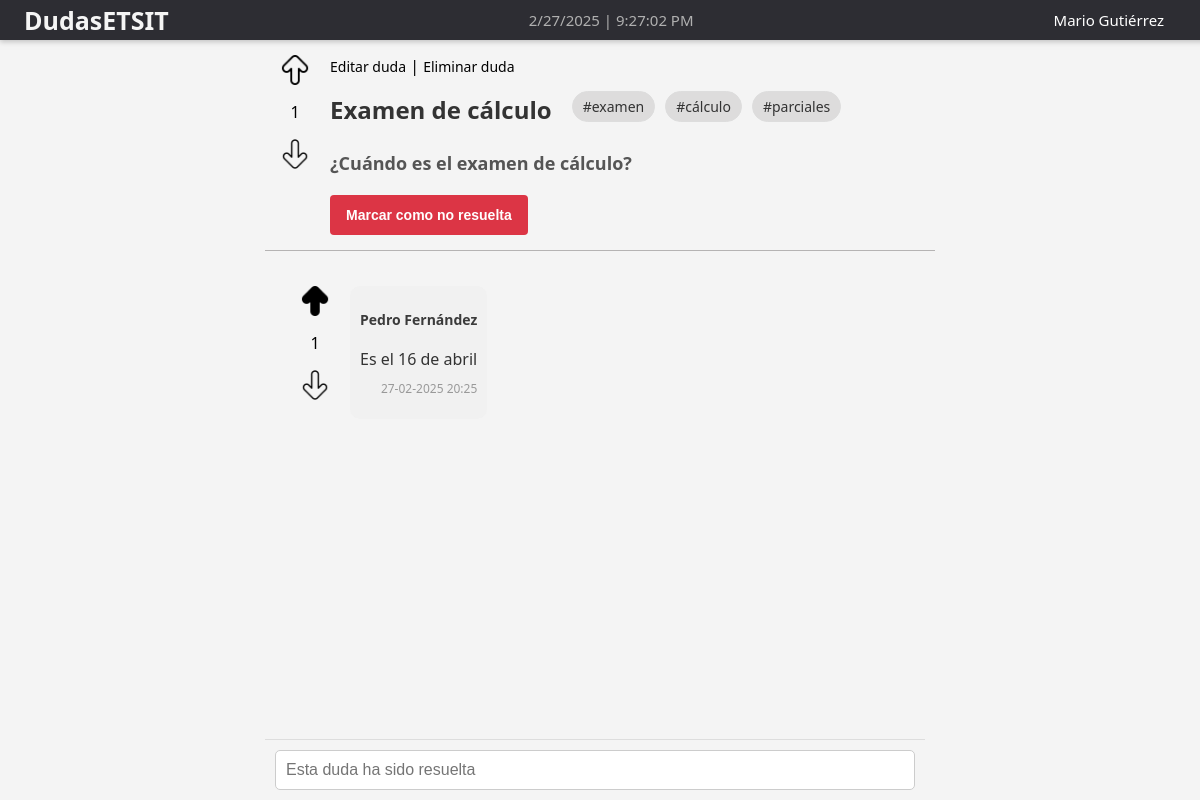
The app's page /1ºGISD/issue/1 (signed in) with its own data.
### app.py (models this page shows, shortened)
class User(UserMixin, db.Model):
    __tablename__ = 'user'
    id = db.Column(db.Integer, primary_key=True)
    username = db.Column(db.String(150), unique=True, nullable=False)
    password = db.Column(db.LargeBinary, nullable=False)
    email = db.Column(db.String(150), unique=True, nullable=False)
    messages = db.relationship('Message', backref=db.backref('user', lazy=True))
    group_id = db.Column(db.Integer, db.ForeignKey('group.id'), nullable=False)
    issues = db.relationship('Issue', backref=db.backref('user', lazy=True))

class Issue(db.Model):
    __tablename__ = 'issue'
    id = db.Column(db.Integer, primary_key=True)
    title = db.Column(db.String(150), nullable=False)
    description = db.Column(db.String(500))
    created_at = db.Column(db.DateTime, default=datetime.now())
    modified_at = db.Column(db.DateTime, default=datetime.now())
    resolved = db.Column(db.Boolean, default=False)
    user_id = db.Column(db.Integer, db.ForeignKey('user.id'), nullable=False)
    group_id = db.Column(db.Integer, db.ForeignKey('group.id'), nullable=False)
    votes = db.Column(db.Integer, default=0)
    voters = db.relationship('User', secondary='issue_votes', backref=db.backref('voted_issues', lazy=True))

class Tag(db.Model):
    __tablename__ = 'tag'
    id = db.Column(db.Integer, primary_key=True)
    name = db.Column(db.String(100), unique=True, nullable=False)
    issues = db.relationship('Issue', secondary='issue_tags', backref=db.backref('tags', lazy=True))

class Message(db.Model):
    __tablename__ = 'message'
    id = db.Column(db.Integer, primary_key=True)
    content = db.Column(db.String(500), nullable=False)
    votes = db.Column(db.Integer, default=0)
    created_at = db.Column(db.DateTime, default=datetime.now())
    user_id = db.Column(db.Integer, db.ForeignKey('user.id'), nullable=False)
    issue_id = db.Column(db.Integer, db.ForeignKey('issue.id', ondelete='CASCADE'), nullable=False)
    voters = db.relationship('User', secondary='message_votes', backref=db.backref('voted_messages', lazy=True))
    issue = db.relationship('Issue', backref=db.backref('message', lazy=True, cascade="all, delete-orphan"))

### app.py (the view, shortened to what this page needs)
@app.route('/<group>/issue/<id>', methods=['GET', 'POST'])
@login_required
def issue(group, id):
    issue = Issue.query.filter_by(id=id).first()
    user_issue_vote = IssueVotes.query.filter_by(user_id=current_user.id, issue_id=issue.id).first()
    if user_issue_vote:
        user_issue_vote = user_issue_vote.vote_type
    messages = Message.query.filter_by(issue_id=id).order_by(Message.created_at.asc()).options(joinedload(Message.user)).all()
    message_votes = {}
    for message in messages:
        upvotes = len([vote for vote in message.message_votes if vote.vote_type == 1])
        downvotes = len([vote for vote in message.message_votes if vote.vote_type == -1])
        total_votes = upvotes - downvotes
        message_votes[message.id] = total_votes
    sorted_messages = sorted(messages, key=lambda m: message_votes[m.id], reverse=True)
    user_votes = {}
    for message in sorted_messages:
        user_vote = MessageVotes.query.filter_by(user_id=current_user.id, message_id=message.id).first()
        if user_vote:
            user_votes[message.id] = user_vote.vote_type
        else:
            user_votes[message.id] = 0
    return render_template('issue.html', group=group, issue=issue, messages=sorted_messages, message_votes=message_votes, user_votes=user_votes, user_issue_vote=user_issue_vote)

### app.py (called while the page is built)
@login_manager.user_loader
def load_user(user_id):
    return User.query.get(int(user_id))

### templates/issue.html (shortened to what this page needs)
<!DOCTYPE html>
<html>
<head>
</head>
<body>
    <div class="top-bar">
        <h3 onclick="window.location.href='{{ url_for('home', group=group) }}'" class="title">DudasETSIT</h3>
        <div class="date-time" id="date-time"></div>
        <div class="user-info">
            <span id="username">{{ current_user.username }}</span>
        </div>
    </div>
    <div class="content-container">
        <div class="issue_and_answers">
            <div class="rating-and-issue">
                <div id="rating">
                    <img
                        {% if user_issue_vote == 1 %}
                            src="{{ url_for('static', filename='arrow-up-voted.png') }}"
                        {% else  %}
                            src="{{ url_for('static', filename='arrow-up.png') }}"
                        {% endif %}
                        onclick="location.href='{{ url_for('voteup_issue', group=group, issueid=issue.id) }}'"
                    >
                    <p id="votes-{{ issue.id }}">{{ issue.votes }}</p>
                    <img
                        {% if user_issue_vote == -1 %}
                            src="{{ url_for('static', filename='arrow-down-voted.png') }}"
                        {% else %}
                            src="{{ url_for('static', filename='arrow-down.png') }}"
                        {% endif %}
                        onclick="location.href='{{ url_for('votedown_issue', group=group, issueid=issue.id) }}'"
                    >
                </div>
                <div class="issue-container">
                    {% if current_user.id == issue.user_id %}
                        <span class="link" onclick="editIssue()">Editar duda</span> |
                        <span class="link" onclick="deleteIssue()">Eliminar duda</span>
                    {% endif %}
                    <div class="issue-header">
                        <h1 onclick="joinRoom(this)" data-room="{{ issue.id }}">{{ issue.title }}</h1>
                        <div class="tags-container">
                            {% for tag in issue.tags %}
                                <span class="tag">#{{ tag.name }}</span>
                            {% endfor %}
                        </div>
                    </div>
                    <h2 id="description">{{ issue.description|safe }}</h2>
                    {% if issue.user_id == current_user.id %}
                        {% if issue.resolved == False %}
                            <button onclick="checkIssue()">Marcar como resuelta</button>
                        {% elif issue.resolved == True %}
                            <button onclick="uncheckIssue()">Marcar como no resuelta</button>
                        {% endif %}
                    {% endif %}
                </div>
            </div>
            <div id="answers-container">
                <div id="messages">
                    {% for message in messages %}
                        <div class="message-container">
                            <div id="rating">
                                <img
                                    {% if user_votes[message.id] == 1 %}
                                        src="{{ url_for('static', filename='arrow-up-voted.png') }}"
                                    {% else %}
                                        src="{{ url_for('static', filename='arrow-up.png') }}"
                                    {% endif %}
                                >
                                <p id="votes-{{ message.id }}">{{ message.votes }}</p>
                                <img
                                    {% if user_votes[message.id] == -1 %}
                                        src="{{ url_for('static', filename='arrow-down-voted.png') }}"
                                    {% else %}
                                        src="{{ url_for('static', filename='arrow-down.png') }}"
                                    {% endif %}
                                >
                            </div>
                            <div id="message" class="{{ 'sent' if message.user.username == current_user.username else 'received' }}">
                                <div class="message-header">
                                    <p class="username">{{ message.user.username }}</p>
                                </div>
                                <p class="content">{{ message.content|safe }}</p>
                                <p class="date">{{ message.created_at.strftime('%d-%m-%Y %H:%M') }}</p>
                            </div>
                        </div>
                    {% endfor %}
                </div>
            </div>
        </div>
        <div class="input-container">
            {% if issue.resolved == False %}
                <textarea id="new-message" placeholder="Escribe una respuesta..." oninput="adjustHeight(this)"></textarea>
                <button onclick="sendMessage()">Enviar</button>
            {% elif issue.resolved == True %}
                <input type="text" id="new-message" placeholder="Esta duda ha sido resuelta" readonly>
            {% endif %}
        </div>
    </div>
</body>
</html>

### templates/issue.html (style rules this page uses)
body { font-family: 'Segoe UI', Tahoma, Geneva, Verdana, sans-serif; background-color: #f4f4f4; margin: 0; padding: 0; display: flex; flex-direction: column; height: 100vh; overflow-x: hidden; }
.top-bar { display: flex; justify-content: space-between; align-items: center; background-color: #2d2d33; color: #f5f5f5; position: fixed; top: 0; width: 100%; height: 40px; z-index: 8; left: 0; padding: 0 2%; box-shadow: 0 2px 5px rgba(0, 0, 0, 0.2); }
.title { font-size: 25px; font-weight: bold; cursor: pointer; }
.date-time { font-size: 15px; color: #b0b0b0; }
.user-info { font-size: 15px; margin-right: 5%; position: relative; }
.user-info span { color: white; }
.issue_and_answers { overflow-y: auto; }
.rating-and-issue { display: flex; gap: 20px; margin-top: 40px; color: black; padding: 15px; background-color: #f4f4f4; border-bottom: 1.2px solid #b5b3b3; }
.link { font-size: 14px; }
.issue-header { display: flex; justify-content: space-between; align-items: center; gap: 20px; }
.tags-container { display: flex; gap: 10px; flex-wrap: wrap; }
.tag { background-color: #dddcdc; padding: 5px 10px; border-radius: 20px; font-size: 14px; color: #333; border: 1px solid #ddd; cursor: pointer; }
.issue-container h1 { font-size: 24px; color: #333; margin-bottom: 10px; word-wrap: break-word; }
.issue-container h2 { font-size: 18px; color: #555; margin-bottom: 20px; word-wrap: break-word; max-width: 600px; }
.issue-container button { margin-left: 0; padding: 8px 16px; border: none; border-radius: 4px; cursor: pointer; font-size: 14px; font-weight: bold; transition: background-color 0.3s ease, color 0.3s ease; height: 40px; }
.issue-container button[onclick="uncheckIssue()"] { background-color: #dc3545; color: white; }
#answers-container { flex: 1; padding: 15px; background-color: #f4f4f4; margin-bottom: 80px; }
#messages { width: 100%; max-width: 600px; margin: 0 auto; padding: 20px; display: flex; flex-direction: column; gap: 20px; }
.message-container { display: flex; gap: 20px; }
#rating { display: flex; flex-direction: column; height: 80px; align-items: center; }
#rating img { max-height: 30px; width: auto; }
#message { display: flex; flex-direction: column; margin-bottom: 15px; padding: 10px; border-radius: 10px; position: relative; }
.received { background-color: #f1f1f1; width: fit-content; }
.message-header { display: flex; justify-content: space-between; gap: 20px; align-items: center; }
.username { font-weight: bold; font-size: 14px; color: #3b3b3b; }
.content { font-size: 16px; color: #333; margin: 5px 0; word-wrap: break-word; word-break: break-word; }
.date { font-size: 12px; color: #999; margin-top: 5px; text-align: right; }
.input-container { position: fixed; display: flex; padding: 10px; border-top: 1px solid #ddd; bottom: 0; z-index: 10000; width: 640px; background-color: #f4f4f4; align-items: flex-end; }
input[type="text"] { flex: 1; padding: 10px; border: 1px solid #ccc; border-radius: 5px; outline: none; font-size: 16px; }
button { background-color: #2980b9; color: white; border: none; padding: 10px 15px; margin-left: 10px; border-radius: 5px; cursor: pointer; font-size: 16px; transition: background 0.3s; height: 50px; }

### records on screen
User: username "Mario Gutiérrez"
Issue: votes "1", title "Examen de cálculo", description "¿Cuándo es el examen de cálculo?"
Tag: name "examen"
Tag: name "cálculo"
Tag: name "parciales"
Message: votes "1", user.username "Pedro Fernández", content "Es el 16 de abril", created_at "27-02-2025 20:25"
